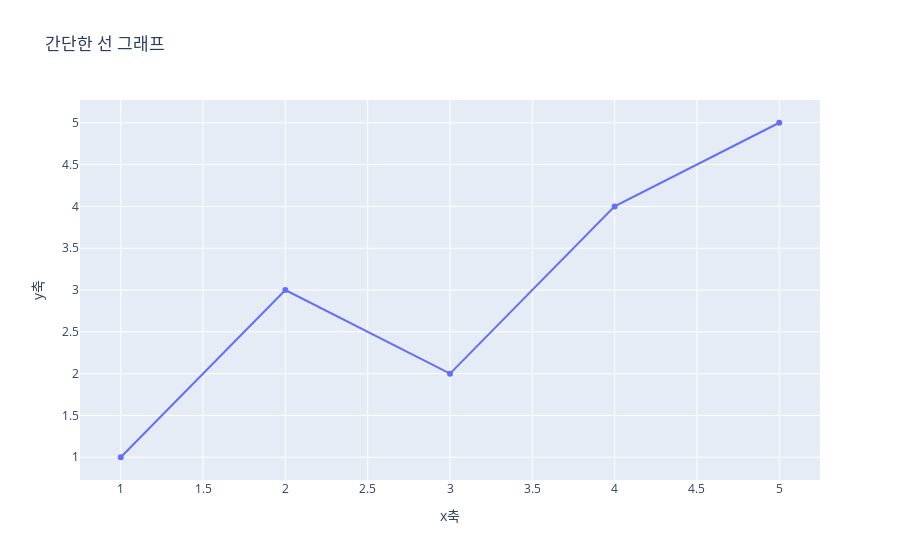

Notebook code for this chart:
### Code cell
x_data = [1, 2, 3, 4, 5]
y_data = [1, 3, 2, 4, 5]

# plotly에서는 scatter로 직선도 산점도도 다 그린다.
fig = go.Figure(data = go.Scatter(x = x_data, y = y_data)) # figure에 바로 그림을 그린다. 

# 그래프 레이아웃 설정
fig.update_layout(
title = '간단한 선 그래프',
    xaxis_title = 'x축',
    yaxis_title = 'y축')

fig.show()

### Figure 1 — Plotly figure (JSON) as saved in the notebook; plotly's stock layout.template omitted (floating-point values rounded to 4 significant figures)
{"data": [{"type": "scatter", "x": [1, 2, 3, 4, 5], "y": [1, 3, 2, 4, 5]}], "layout": {"autosize": true, "title": {"text": "간단한 선 그래프"}, "xaxis": {"autorange": true, "range": [0.7601, 5.24], "title": {"text": "x축"}, "type": "linear"}, "yaxis": {"autorange": true, "range": [0.6699, 5.33], "title": {"text": "y축"}, "type": "linear"}}}
